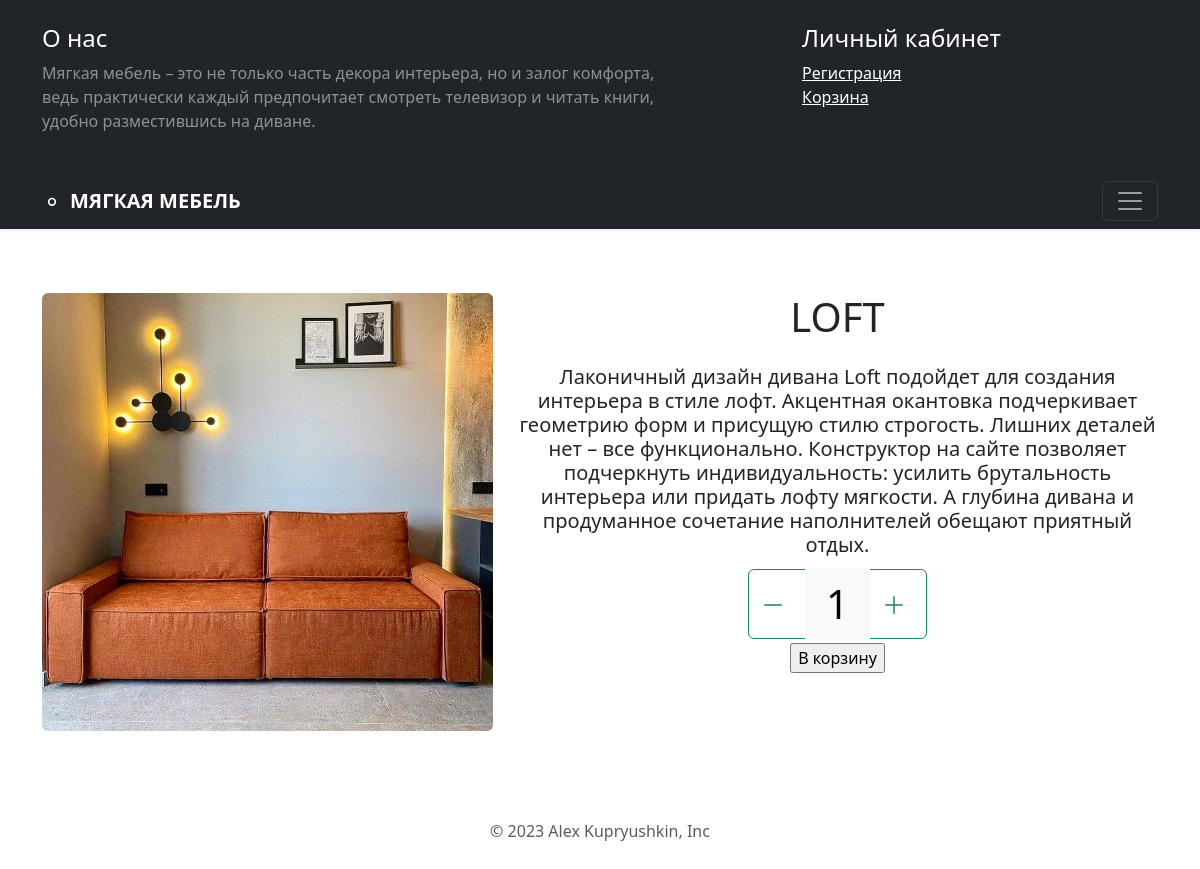
The app's page /list/1 with its own data.
### soft/models.py (models this page shows, shortened)
class Divan(models.Model):
    name = models.CharField(max_length=255, verbose_name='название')
    image = models.ImageField(upload_to="divan/", verbose_name='изображение', blank=True, null=True)
    cost = models.IntegerField(verbose_name='цена')
    about = models.TextField(verbose_name='описание')
    type = models.ForeignKey("Type", on_delete=models.SET_NULL, null=True, verbose_name='тип')
    slug = models.SlugField(max_length=100, blank=True, unique=True)
    class Meta:
        verbose_name = "Диван"
        verbose_name_plural = "Диваны"

### soft/views.py (the view)
# urls.py: path('list/<int:divan_id>', DivanView.as_view(), name='one_divan'),
class DivanView(View):
    def get(self, request, divan_id: int):
        return render(
            request, "soft/detail.html",
            {
                "divan": get_object_or_404(Divan, id=divan_id),
                "cart": DivanCart(request)
            }
        )

### templates/soft/detail.html (shortened to what this page needs)
{% extends 'soft/main.html' %}
{% load static %}
{% block test %}
<div class="container py-5">
    <div class="row pt-3">
        <div class="col-12 col-md-5">
            <div class="img-wrp">
                <img src="{{ divan.image.url }}" class="img-fluid mb-5 rounded">
            </div>
        </div>
        <div class="text-center col-12 col-md-7">
            <h1 class="mt-0 mb-4">
                {{ divan.name | upper }}
            </h1>
            <h5>{{ divan.about }}</h5>
            <form action="{% url 'add-divan' divan.id %}" method="post" enctype="multipart/form-data">
                   <div class="py-1">
                    <div class="btn-group" role="group" aria-label="Basic radio toggle button group">
                      <button type="button" id="remove_divan" class="btn btn-outline-success">
                        <svg xmlns="http://www.w3.org/2000/svg" width="24" height="24" fill="currentColor" class="me-2" viewBox="0 0 16 16">
                          <path fill-rule="evenodd" d="M2 8a.5.5 0 0 1 .5-.5h11a.5.5 0 0 1 0 1h-11A.5.5 0 0 1 2 8Z"></path>
                        </svg>
                      </button>
                      <label class="btn btn-outline-light" style="padding: 10px 20px" for="count1">
                          <span class="display-6" id="count-vis">1</span>
                      </label>
                      <button type="button" id="add-divan" class="btn btn-outline-success">
                        <svg xmlns="http://www.w3.org/2000/svg" width="24" height="24" fill="currentColor" class="me-2" viewBox="0 0 16 16">
                          <path fill-rule="evenodd" d="M8 2a.5.5 0 0 1 .5.5v5h5a.5.5 0 0 1 0 1h-5v5a.5.5 0 0 1-1 0v-5h-5a.5.5 0 0 1 0-1h5v-5A.5.5 0 0 1 8 2Z"></path>
                        </svg>
                      </button>
                    </div>
                </div>
                    <input type="submit" value="В корзину">
            </form>
        </div>
{% endblock %}

### records on screen
Divan: image (picture), name "LOFT", about "Лаконичный дизайн дивана Loft подойдет для создания интерьера в стиле лофт. Акцентная окантовка подчеркивает геометрию форм и присущую стилю строгость. Лишних деталей нет – все функционально. Конструктор на сайте позволяет подчеркнуть индивидуальность: усилить брутальность интерьера или придать лофту мягкости. А глубина дивана и продуманное сочетание наполнителей обещают приятный отдых."
